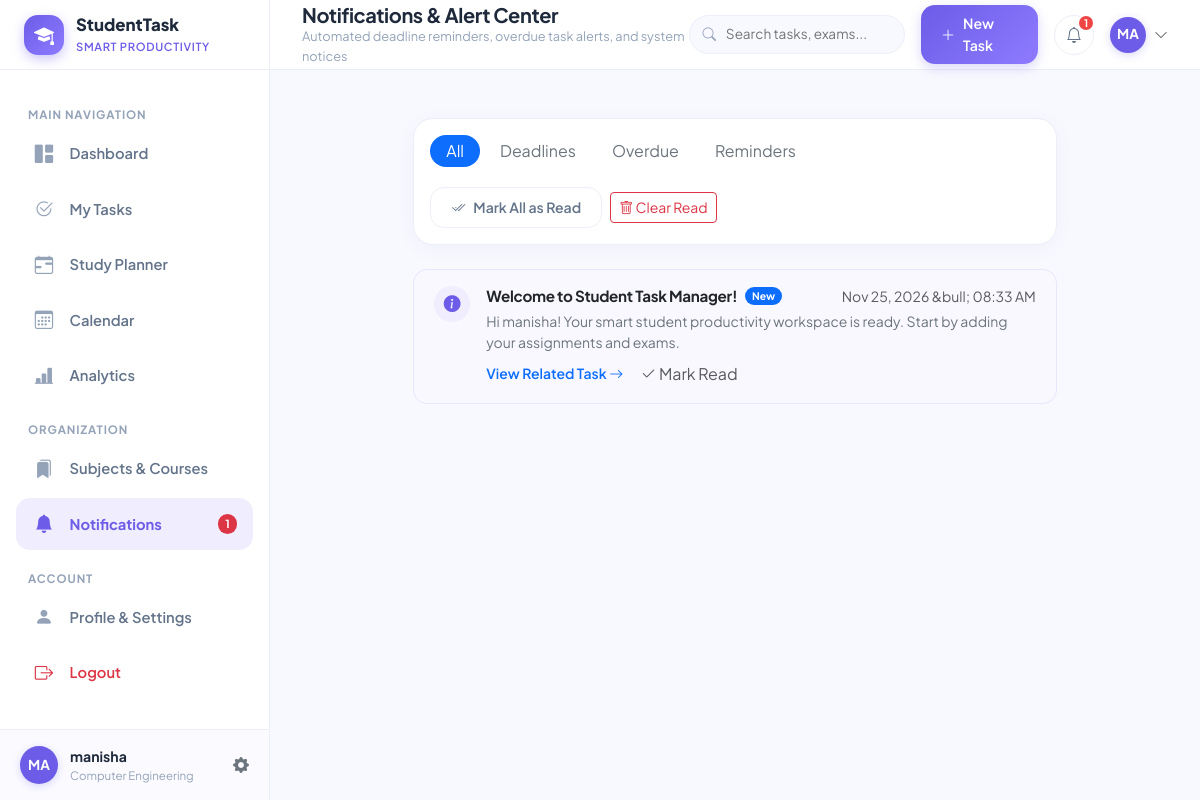
Page /notifications (signed in) on the committed database.
### models.py (models this page shows, shortened)
class User(UserMixin, db.Model):
    __tablename__ = 'users'
    id = db.Column(db.Integer, primary_key=True)
    name = db.Column(db.String(100), nullable=False)
    email = db.Column(db.String(120), unique=True, nullable=False, index=True)
    password_hash = db.Column(db.String(256), nullable=False)
    college = db.Column(db.String(150), nullable=True)
    major = db.Column(db.String(150), nullable=True)
    semester = db.Column(db.String(50), nullable=True)
    avatar_color = db.Column(db.String(20), default='#6C5CE7')
    created_at = db.Column(db.DateTime, default=datetime.utcnow)
    tasks = db.relationship('Task', backref='student', cascade='all, delete-orphan', lazy=True)
    subjects = db.relationship('Subject', backref='student', cascade='all, delete-orphan', lazy=True)
    schedules = db.relationship('StudySchedule', backref='student', cascade='all, delete-orphan', lazy=True)
    notifications = db.relationship('Notification', backref='student', cascade='all, delete-orphan', lazy=True)
    @property
    def initials(self):
        parts = self.name.strip().split()
        if len(parts) >= 2:
            return f"{parts[0][0]}{parts[1][0]}".upper()
        elif len(parts) == 1 and len(parts[0]) > 0:
            return parts[0][:2].upper()
        return "ST"

class Notification(db.Model):
    __tablename__ = 'notifications'
    id = db.Column(db.Integer, primary_key=True)
    user_id = db.Column(db.Integer, db.ForeignKey('users.id', ondelete='CASCADE'), nullable=False, index=True)
    title = db.Column(db.String(150), nullable=False)
    message = db.Column(db.Text, nullable=False)
    notification_type = db.Column(db.String(30), default='reminder')  # overdue, deadline, reminder, system
    is_read = db.Column(db.Boolean, default=False)
    action_link = db.Column(db.String(200), nullable=True)
    created_at = db.Column(db.DateTime, default=datetime.utcnow)

### app.py (the view)
@app.route('/notifications')
@login_required
def notification_list():
    sync_student_notifications(current_user.id)
    filter_type = request.args.get('type', 'all')
    query = Notification.query.filter_by(user_id=current_user.id)
    if filter_type != 'all':
        query = query.filter_by(notification_type=filter_type)
    notifications = query.order_by(Notification.created_at.desc()).all()
    return render_template('notifications/index.html', notifications=notifications, current_filter=filter_type)

### app.py (called while the page is built, shortened)
@login_manager.user_loader
def load_user(user_id):
    return db.session.get(User, int(user_id))

@app.context_processor
def inject_global_data():
    if current_user.is_authenticated:
        unread_count = Notification.query.filter_by(
            user_id=current_user.id, is_read=False
        ).count()
        recent_notifs = Notification.query.filter_by(
            user_id=current_user.id
        ).order_by(Notification.created_at.desc()).limit(5).all()
        user_subjects = Subject.query.filter_by(user_id=current_user.id).all()
        return {
            'unread_notifications_count': unread_count,
            'recent_notifications': recent_notifs,
            'user_subjects': user_subjects,
            'today_date': date.today(),
            'current_year': datetime.now().year
        }

### utils/helpers.py (called while the page is built, shortened)
def sync_student_notifications(user_id):
    today = date.today()
    in_two_days = today + timedelta(days=2)
    overdue_tasks = Task.query.filter(
        Task.user_id == user_id,
        Task.status != 'Completed',
        Task.due_date < today
    ).all()
    upcoming_tasks = Task.query.filter(
        Task.user_id == user_id,
        Task.status != 'Completed',
        Task.due_date >= today,
        Task.due_date <= in_two_days
    ).all()
    db.session.commit()

### templates/notifications/index.html (shortened to what this page needs)
{% extends "base.html" %}
{% block page_title %}Notifications & Alert Center{% endblock %}
{% block page_subtitle %}Automated deadline reminders, overdue task alerts, and system notices{% endblock %}
{% block content %}
<div class="container-fluid px-0">
    <div class="row justify-content-center">
        <div class="col-lg-9">
            <div class="card-modern p-3 mb-4">
                <div class="d-flex flex-wrap align-items-center justify-content-between gap-3">
                    <ul class="nav nav-pills gap-1">
                        <li class="nav-item">
                            <a class="nav-link py-1 px-3 rounded-pill {% if current_filter == 'all' %}active bg-primary{% else %}text-secondary{% endif %}" href="{{ url_for('notification_list', type='all') }}">
                                All
                            </a>
                        </li>
                        <li class="nav-item">
                            <a class="nav-link py-1 px-3 rounded-pill {% if current_filter == 'deadline' %}active bg-primary{% else %}text-secondary{% endif %}" href="{{ url_for('notification_list', type='deadline') }}">
                                Deadlines
                            </a>
                        </li>
                        <li class="nav-item">
                            <a class="nav-link py-1 px-3 rounded-pill {% if current_filter == 'overdue' %}active bg-primary{% else %}text-secondary{% endif %}" href="{{ url_for('notification_list', type='overdue') }}">
                                Overdue
                            </a>
                        </li>
                        <li class="nav-item">
                            <a class="nav-link py-1 px-3 rounded-pill {% if current_filter == 'reminder' %}active bg-primary{% else %}text-secondary{% endif %}" href="{{ url_for('notification_list', type='reminder') }}">
                                Reminders
                            </a>
                        </li>
                    </ul>
                    <div class="d-flex align-items-center gap-2">
                        <form method="POST" action="{{ url_for('notification_mark_all_read') }}">
                            <button type="submit" class="btn btn-sm btn-outline-custom">
                                <i class="bi bi-check2-all"></i> Mark All as Read
                            </button>
                        </form>
                        <form method="POST" action="{{ url_for('notification_clear') }}">
                            <button type="submit" class="btn btn-sm btn-outline-danger">
                                <i class="bi bi-trash"></i> Clear Read
                            </button>
                        </form>
                    </div>
                </div>
            </div>
            {% if notifications %}
                {% for notif in notifications %}
                <div class="notification-card {% if not notif.is_read %}unread{% endif %}" id="notif-card-{{ notif.id }}">
                    <div class="notification-icon" style="
                        {% if notif.notification_type == 'overdue' %}background: var(--danger-light); color: var(--danger);
                        {% elif notif.notification_type == 'deadline' %}background: var(--warning-light); color: var(--warning);
                        {% else %}background: var(--primary-light); color: var(--primary);{% endif %}">
                        <i class="bi {% if notif.notification_type == 'overdue' %}bi-exclamation-octagon-fill{% elif notif.notification_type == 'deadline' %}bi-hourglass-split{% else %}bi-info-circle-fill{% endif %}"></i>
                    </div>
                    <div class="flex-grow-1 min-w-0">
                        <div class="d-flex align-items-center justify-content-between mb-1">
                            <div class="d-flex align-items-center gap-2">
                                <h6 class="fw-bold text-dark mb-0" style="font-size: 0.95rem;">{{ notif.title }}</h6>
                                {% if not notif.is_read %}
                                <span class="badge bg-primary rounded-pill" style="font-size: 0.65rem;">New</span>
                                {% endif %}
                            </div>
                            <span class="text-muted small">{{ notif.created_at.strftime('%b %d, %Y &bull; %I:%M %p') }}</span>
                        </div>
                        <p class="text-secondary small mb-2">{{ notif.message }}</p>
                        <div class="d-flex align-items-center gap-3">
                            {% if notif.action_link %}
                            <a href="{{ notif.action_link }}" class="text-primary small fw-semibold">
                                View Related Task <i class="bi bi-arrow-right"></i>
                            </a>
                            {% endif %}
                            {% if not notif.is_read %}
                            <button class="btn btn-link text-muted p-0 small text-decoration-none mark-notif-read-btn" data-notif-id="{{ notif.id }}">
                                <i class="bi bi-check2"></i> Mark Read
                            </button>
                            {% endif %}
                        </div>
                    </div>
                </div>
                {% endfor %}
            {% endif %}
        </div>
    </div>
</div>
{% endblock %}

### templates/base.html (shortened to what this page needs)
<!DOCTYPE html>
<html lang="en">
<head>
    <link href="https://cdn.jsdelivr.net/npm/bootstrap@5.3.3/dist/css/bootstrap.min.css" rel="stylesheet">
    <link rel="stylesheet" href="https://cdn.jsdelivr.net/npm/bootstrap-icons@1.11.3/font/bootstrap-icons.min.css">
    <link rel="stylesheet" href="{{ url_for('static', filename='css/style.css') }}">
</head>
<body>
{% if current_user.is_authenticated %}
<div class="app-wrapper">
    <aside class="app-sidebar" id="appSidebar">
        <div class="sidebar-brand">
            <div class="brand-icon">
                <i class="bi bi-mortarboard-fill"></i>
            </div>
            <div class="brand-text">
                <span class="brand-title">StudentTask</span>
                <span class="brand-subtitle">Smart Productivity</span>
            </div>
        </div>
        <div class="sidebar-menu">
            <div class="menu-label">Main Navigation</div>
            <ul class="nav flex-column">
                <li class="nav-item">
                    <a href="{{ url_for('dashboard') }}" class="nav-link-custom {% if request.endpoint == 'dashboard' %}active{% endif %}">
                        <i class="bi bi-grid-1x2-fill"></i>
                        <span>Dashboard</span>
                    </a>
                </li>
                <li class="nav-item">
                    <a href="{{ url_for('task_list') }}" class="nav-link-custom {% if request.endpoint in ['task_list', 'task_create', 'task_edit', 'task_detail'] %}active{% endif %}">
                        <i class="bi bi-check2-circle"></i>
                        <span>My Tasks</span>
                    </a>
                </li>
                <li class="nav-item">
                    <a href="{{ url_for('study_planner') }}" class="nav-link-custom {% if request.endpoint == 'study_planner' %}active{% endif %}">
                        <i class="bi bi-calendar-range"></i>
                        <span>Study Planner</span>
                    </a>
                </li>
                <li class="nav-item">
                    <a href="{{ url_for('calendar_view') }}" class="nav-link-custom {% if request.endpoint == 'calendar_view' %}active{% endif %}">
                        <i class="bi bi-calendar3"></i>
                        <span>Calendar</span>
                    </a>
                </li>
                <li class="nav-item">
                    <a href="{{ url_for('analytics_view') }}" class="nav-link-custom {% if request.endpoint == 'analytics_view' %}active{% endif %}">
                        <i class="bi bi-bar-chart-line-fill"></i>
                        <span>Analytics</span>
                    </a>
                </li>
            </ul>
            <div class="menu-label">Organization</div>
            <ul class="nav flex-column">
                <li class="nav-item">
                    <a href="{{ url_for('subject_list') }}" class="nav-link-custom {% if request.endpoint == 'subject_list' %}active{% endif %}">
                        <i class="bi bi-bookmarks-fill"></i>
                        <span>Subjects & Courses</span>
                    </a>
                </li>
                <li class="nav-item">
                    <a href="{{ url_for('notification_list') }}" class="nav-link-custom {% if request.endpoint == 'notification_list' %}active{% endif %}">
                        <i class="bi bi-bell-fill"></i>
                        <span>Notifications</span>
                        {% if unread_notifications_count > 0 %}
                        <span class="badge bg-danger rounded-pill ms-auto" style="font-size: 0.7rem;">{{ unread_notifications_count }}</span>
                        {% endif %}
                    </a>
                </li>
            </ul>
            <div class="menu-label">Account</div>
            <ul class="nav flex-column">
                <li class="nav-item">
                    <a href="{{ url_for('profile_view') }}" class="nav-link-custom {% if request.endpoint == 'profile_view' %}active{% endif %}">
                        <i class="bi bi-person-fill"></i>
                        <span>Profile & Settings</span>
                    </a>
                </li>
                <li class="nav-item">
                    <a href="{{ url_for('auth_logout') }}" class="nav-link-custom text-danger">
                        <i class="bi bi-box-arrow-right text-danger"></i>
                        <span>Logout</span>
                    </a>
                </li>
            </ul>
        </div>
        <div class="sidebar-footer">
            <div class="user-snippet">
                <div class="user-avatar" style="background-color: {{ current_user.avatar_color }};">
                    {{ current_user.initials }}
                </div>
                <div class="user-snippet-info">
                    <div class="user-snippet-name">{{ current_user.name }}</div>
                    <div class="user-snippet-role">{{ current_user.major or 'Student' }}</div>
                </div>
                <a href="{{ url_for('profile_view') }}" class="text-secondary" title="Edit Profile">
                    <i class="bi bi-gear-fill"></i>
                </a>
            </div>
        </div>
    </aside>
    <div class="app-main">
        <header class="app-topbar">
            <div class="topbar-left">
                <div class="topbar-title-wrapper">
                    <h1>{% block page_title %}Dashboard{% endblock %}</h1>
                    <div class="topbar-subtitle">{% block page_subtitle %}Welcome back, {{ current_user.name }}{% endblock %}</div>
                </div>
            </div>
            <div class="topbar-right">
                <form action="{{ url_for('task_list') }}" method="GET" class="topbar-search-form d-none d-md-block">
                    <input type="text" name="search" class="topbar-search-input" placeholder="Search tasks, exams..." value="{{ request.args.get('search', '') }}">
                </form>
                <a href="{{ url_for('task_create') }}" class="btn-primary-custom d-none d-sm-inline-flex">
                    <i class="bi bi-plus-lg"></i>
                    <span>New Task</span>
                </a>
                <div class="dropdown">
                    <button class="icon-button" type="button" id="notifDropdown" data-bs-toggle="dropdown" aria-expanded="false">
                        <i class="bi bi-bell"></i>
                        {% if unread_notifications_count > 0 %}
                        <span class="notification-badge">{{ unread_notifications_count }}</span>
                        {% endif %}
                    </button>
                </div>
                <div class="dropdown">
                    <button class="btn p-0 border-0 d-flex align-items-center gap-2" type="button" id="userMenuDropdown" data-bs-toggle="dropdown" aria-expanded="false">
                        <div class="user-avatar" style="width: 36px; height: 36px; background-color: {{ current_user.avatar_color }};">
                            {{ current_user.initials }}
                        </div>
                        <i class="bi bi-chevron-down text-muted small d-none d-sm-inline"></i>
                    </button>
                </div>
            </div>
        </header>
        <div class="px-4 pt-3">
        </div>
        <main class="page-content">
            {% block content %}{% endblock %}
        </main>
    </div>
</div>
{% endif %}
</body>
</html>

### rows in the picture
User: initials "MA", name "manisha", major "Computer Engineering"
Notification: title "Welcome to Student Task Manager!", is_read "New", created_at "Nov 25, 2026 &bull; 08:33 AM", message "Hi manisha! Your smart student productivity workspace is ready. Start by adding your assignments and exams."

### other values in the picture
{{ unread_notifications_count }} "1"
